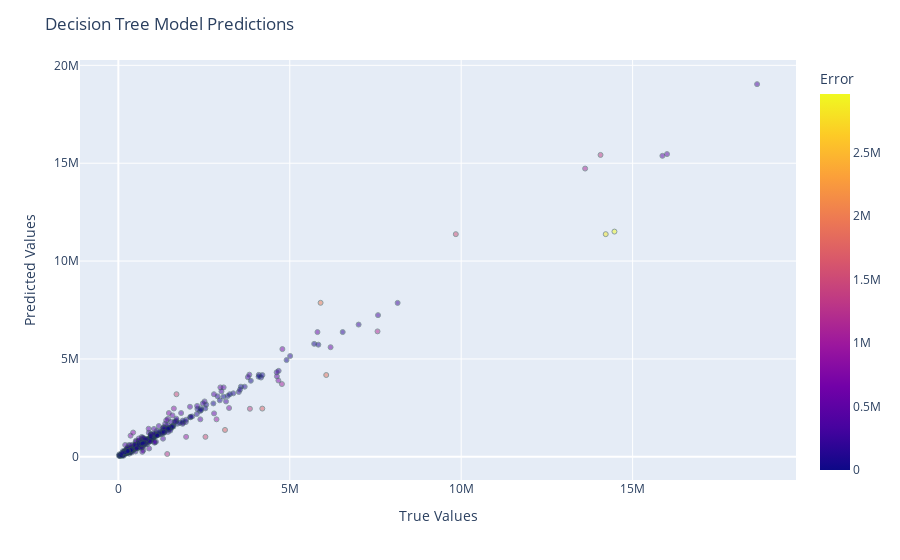

Notebook code cell kept with this figure:
### Code cell
plot_results(y_valid, y_pred_dt, 'Decision Tree Model Predictions')

### Figure 1 — Plotly figure (JSON) as saved in the notebook; plotly's stock layout.template omitted (floating-point values rounded to 4 significant figures; data arrays with more than 128 entries replaced by an {"elided": "..."} marker saying what was removed)
{"data": [{"hovertemplate": "<b>%{hovertext}</b><br><br>x=%{x}<br>y=%{y}<br>color=%{marker.color}<extra></extra>", "hovertext": {"elided": "369 int values"}, "legendgroup": "", "marker": {"color": {"elided": "369 int values"}, "coloraxis": "coloraxis", "line": {"color": "DarkSlateGrey", "width": 1}, "opacity": 0.5, "size": 5, "symbol": "circle"}, "mode": "markers", "name": "", "orientation": "v", "showlegend": false, "type": "scatter", "x": {"elided": "369 int values"}, "xaxis": "x", "y": {"elided": "369 int values"}, "yaxis": "y"}], "layout": {"coloraxis": {"colorbar": {"title": {"text": "Error"}}, "colorscale": [[0, "#0d0887"], [0.1111, "#46039f"], [0.2222, "#7201a8"], [0.3333, "#9c179e"], [0.4444, "#bd3786"], [0.5556, "#d8576b"], [0.6667, "#ed7953"], [0.7778, "#fb9f3a"], [0.8889, "#fdca26"], [1, "#f0f921"]]}, "legend": {"tracegroupgap": 0}, "margin": {"t": 60}, "title": {"text": "Decision Tree Model Predictions"}, "xaxis": {"anchor": "y", "domain": [0, 1], "title": {"text": "True Values"}}, "yaxis": {"anchor": "x", "domain": [0, 1], "title": {"text": "Predicted Values"}}}}
